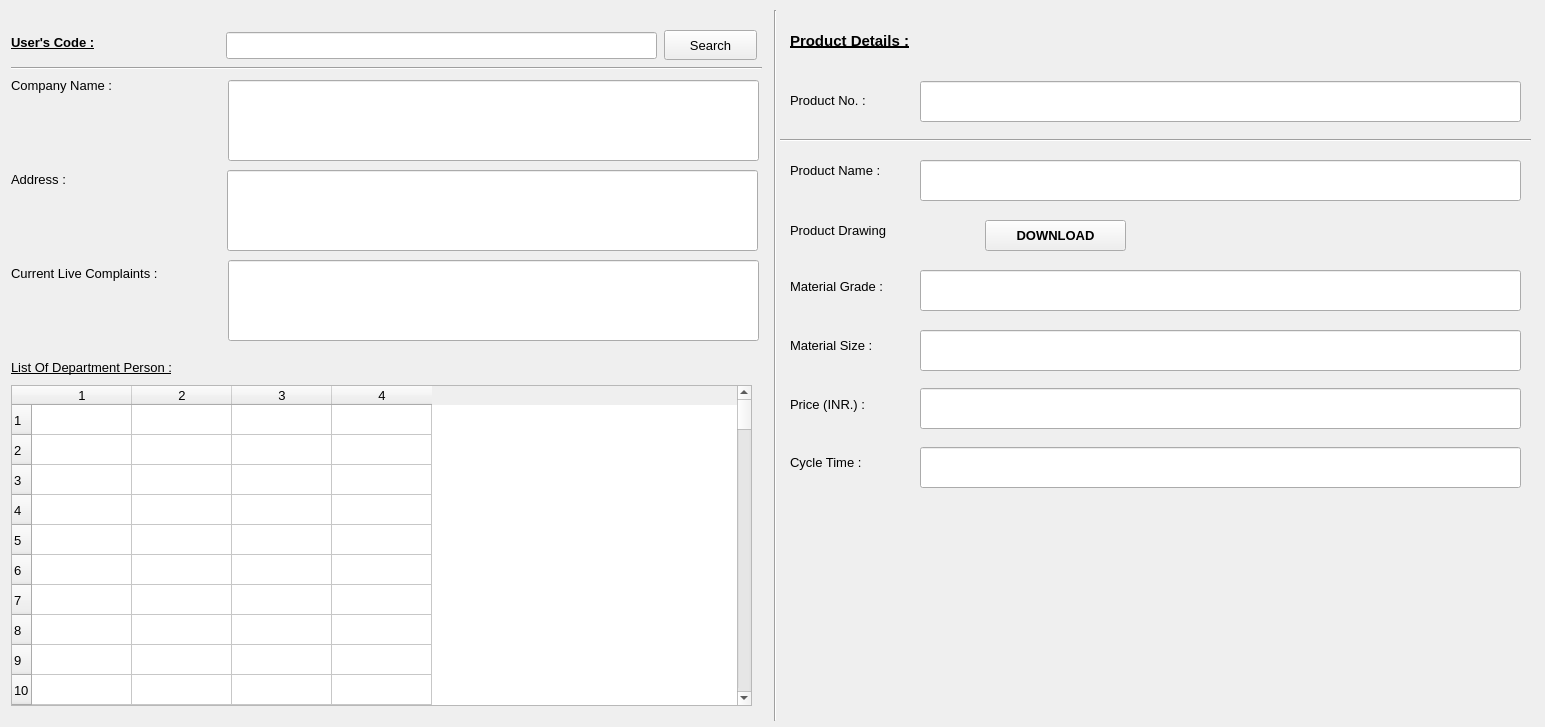
<?xml version="1.0" encoding="UTF-8"?>
<ui version="4.0">
 <class>SearchCusto</class>
 <widget class="QMainWindow" name="SearchCusto">
  <property name="geometry">
   <rect>
    <x>0</x>
    <y>0</y>
    <width>1545</width>
    <height>727</height>
   </rect>
  </property>
  <property name="minimumSize">
   <size>
    <width>1545</width>
    <height>727</height>
   </size>
  </property>
  <property name="maximumSize">
   <size>
    <width>1545</width>
    <height>727</height>
   </size>
  </property>
  <property name="windowTitle">
   <string>MainWindow</string>
  </property>
  <widget class="QWidget" name="centralwidget">
   <property name="font">
    <font>
     <pointsize>10</pointsize>
    </font>
   </property>
   <widget class="QLabel" name="label">
    <property name="geometry">
     <rect>
      <x>11</x>
      <y>32</y>
      <width>112</width>
      <height>21</height>
     </rect>
    </property>
    <property name="font">
     <font>
      <pointsize>10</pointsize>
      <weight>75</weight>
      <bold>true</bold>
      <underline>true</underline>
     </font>
    </property>
    <property name="text">
     <string>User's Code :</string>
    </property>
   </widget>
   <widget class="QLineEdit" name="lineEdit">
    <property name="geometry">
     <rect>
      <x>226</x>
      <y>32</y>
      <width>431</width>
      <height>27</height>
     </rect>
    </property>
   </widget>
   <widget class="Line" name="line">
    <property name="geometry">
     <rect>
      <x>11</x>
      <y>58</y>
      <width>751</width>
      <height>20</height>
     </rect>
    </property>
    <property name="orientation">
     <enum>Qt::Horizontal</enum>
    </property>
   </widget>
   <widget class="QLabel" name="label_2">
    <property name="geometry">
     <rect>
      <x>11</x>
      <y>75</y>
      <width>127</width>
      <height>21</height>
     </rect>
    </property>
    <property name="font">
     <font>
      <pointsize>10</pointsize>
     </font>
    </property>
    <property name="text">
     <string>Company Name :</string>
    </property>
   </widget>
   <widget class="QLabel" name="label_3">
    <property name="geometry">
     <rect>
      <x>11</x>
      <y>169</y>
      <width>71</width>
      <height>21</height>
     </rect>
    </property>
    <property name="font">
     <font>
      <pointsize>10</pointsize>
     </font>
    </property>
    <property name="text">
     <string>Address :</string>
    </property>
   </widget>
   <widget class="QLabel" name="label_4">
    <property name="geometry">
     <rect>
      <x>11</x>
      <y>263</y>
      <width>187</width>
      <height>21</height>
     </rect>
    </property>
    <property name="font">
     <font>
      <pointsize>10</pointsize>
     </font>
    </property>
    <property name="text">
     <string>Current Live Complaints :</string>
    </property>
   </widget>
   <widget class="QTableWidget" name="tableWidget">
    <property name="geometry">
     <rect>
      <x>11</x>
      <y>385</y>
      <width>741</width>
      <height>321</height>
     </rect>
    </property>
    <property name="sizePolicy">
     <sizepolicy hsizetype="Expanding" vsizetype="Expanding">
      <horstretch>0</horstretch>
      <verstretch>0</verstretch>
     </sizepolicy>
    </property>
    <property name="minimumSize">
     <size>
      <width>120</width>
      <height>50</height>
     </size>
    </property>
    <property name="rowCount">
     <number>99</number>
    </property>
    <property name="columnCount">
     <number>4</number>
    </property>
    <row/>
    <row/>
    <row/>
    <row/>
    <row/>
    <row/>
    <row/>
    <row/>
    <row/>
    <row/>
    <row/>
    <row/>
    <row/>
    <row/>
    <row/>
    <row/>
    <row/>
    <row/>
    <row/>
    <row/>
    <row/>
    <row/>
    <row/>
    <row/>
    <row/>
    <row/>
    <row/>
    <row/>
    <row/>
    <row/>
    <row/>
    <row/>
    <row/>
    <row/>
    <row/>
    <row/>
    <row/>
    <row/>
    <row/>
    <row/>
    <row/>
    <row/>
    <row/>
    <row/>
    <row/>
    <row/>
    <row/>
    <row/>
    <row/>
    <row/>
    <row/>
    <row/>
    <row/>
    <row/>
    <row/>
    <row/>
    <row/>
    <row/>
    <row/>
    <row/>
    <row/>
    <row/>
    <row/>
    <row/>
    <row/>
    <row/>
    <row/>
    <row/>
    <row/>
    <row/>
    <row/>
    <row/>
    <row/>
    <row/>
    <row/>
    <row/>
    <row/>
    <row/>
    <row/>
    <row/>
    <row/>
    <row/>
    <row/>
    <row/>
    <row/>
    <row/>
    <row/>
    <row/>
    <row/>
    <row/>
    <row/>
    <row/>
    <row/>
    <row/>
    <row/>
    <row/>
    <row/>
    <row/>
    <row/>
    <column/>
    <column/>
    <column/>
    <column/>
   </widget>
   <widget class="QLabel" name="label_5">
    <property name="geometry">
     <rect>
      <x>11</x>
      <y>357</y>
      <width>208</width>
      <height>21</height>
     </rect>
    </property>
    <property name="font">
     <font>
      <pointsize>10</pointsize>
      <underline>true</underline>
     </font>
    </property>
    <property name="text">
     <string>List Of Department Person :</string>
    </property>
   </widget>
   <widget class="Line" name="line_2">
    <property name="geometry">
     <rect>
      <x>11</x>
      <y>909</y>
      <width>16</width>
      <height>16</height>
     </rect>
    </property>
    <property name="orientation">
     <enum>Qt::Horizontal</enum>
    </property>
   </widget>
   <widget class="QPushButton" name="pushButton">
    <property name="geometry">
     <rect>
      <x>664</x>
      <y>30</y>
      <width>93</width>
      <height>30</height>
     </rect>
    </property>
    <property name="text">
     <string>Search</string>
    </property>
   </widget>
   <widget class="Line" name="line_3">
    <property name="geometry">
     <rect>
      <x>10</x>
      <y>10</y>
      <width>1531</width>
      <height>711</height>
     </rect>
    </property>
    <property name="orientation">
     <enum>Qt::Vertical</enum>
    </property>
   </widget>
   <widget class="QLabel" name="label_12">
    <property name="geometry">
     <rect>
      <x>790</x>
      <y>452</y>
      <width>92</width>
      <height>21</height>
     </rect>
    </property>
    <property name="text">
     <string>Cycle Time :</string>
    </property>
   </widget>
   <widget class="QLabel" name="label_11">
    <property name="geometry">
     <rect>
      <x>790</x>
      <y>394</y>
      <width>99</width>
      <height>21</height>
     </rect>
    </property>
    <property name="text">
     <string>Price (INR.) :</string>
    </property>
   </widget>
   <widget class="QToolButton" name="toolButton">
    <property name="geometry">
     <rect>
      <x>985</x>
      <y>220</y>
      <width>141</width>
      <height>31</height>
     </rect>
    </property>
    <property name="font">
     <font>
      <weight>75</weight>
      <bold>true</bold>
     </font>
    </property>
    <property name="text">
     <string>DOWNLOAD</string>
    </property>
   </widget>
   <widget class="QLineEdit" name="lineEdit_2">
    <property name="geometry">
     <rect>
      <x>228</x>
      <y>80</y>
      <width>531</width>
      <height>81</height>
     </rect>
    </property>
   </widget>
   <widget class="QLabel" name="label_9">
    <property name="geometry">
     <rect>
      <x>790</x>
      <y>276</y>
      <width>120</width>
      <height>21</height>
     </rect>
    </property>
    <property name="text">
     <string>Material Grade :</string>
    </property>
   </widget>
   <widget class="QLabel" name="label_6">
    <property name="geometry">
     <rect>
      <x>790</x>
      <y>90</y>
      <width>97</width>
      <height>21</height>
     </rect>
    </property>
    <property name="font">
     <font>
      <pointsize>10</pointsize>
     </font>
    </property>
    <property name="text">
     <string>Product No. :</string>
    </property>
   </widget>
   <widget class="QLabel" name="label_8">
    <property name="geometry">
     <rect>
      <x>790</x>
      <y>220</y>
      <width>128</width>
      <height>21</height>
     </rect>
    </property>
    <property name="text">
     <string>Product Drawing </string>
    </property>
   </widget>
   <widget class="QLabel" name="label_7">
    <property name="geometry">
     <rect>
      <x>790</x>
      <y>160</y>
      <width>115</width>
      <height>21</height>
     </rect>
    </property>
    <property name="font">
     <font>
      <pointsize>10</pointsize>
     </font>
    </property>
    <property name="text">
     <string>Product Name :</string>
    </property>
   </widget>
   <widget class="QLabel" name="label_10">
    <property name="geometry">
     <rect>
      <x>790</x>
      <y>335</y>
      <width>106</width>
      <height>21</height>
     </rect>
    </property>
    <property name="text">
     <string>Material Size :</string>
    </property>
   </widget>
   <widget class="Line" name="line_4">
    <property name="geometry">
     <rect>
      <x>780</x>
      <y>120</y>
      <width>751</width>
      <height>41</height>
     </rect>
    </property>
    <property name="orientation">
     <enum>Qt::Horizontal</enum>
    </property>
   </widget>
   <widget class="QLabel" name="label_13">
    <property name="geometry">
     <rect>
      <x>790</x>
      <y>30</y>
      <width>341</width>
      <height>21</height>
     </rect>
    </property>
    <property name="font">
     <font>
      <pointsize>11</pointsize>
      <weight>75</weight>
      <bold>true</bold>
      <underline>true</underline>
     </font>
    </property>
    <property name="text">
     <string>Product Details :</string>
    </property>
   </widget>
   <widget class="QLineEdit" name="lineEdit_3">
    <property name="geometry">
     <rect>
      <x>227</x>
      <y>170</y>
      <width>531</width>
      <height>81</height>
     </rect>
    </property>
   </widget>
   <widget class="QLineEdit" name="lineEdit_4">
    <property name="geometry">
     <rect>
      <x>228</x>
      <y>260</y>
      <width>531</width>
      <height>81</height>
     </rect>
    </property>
   </widget>
   <widget class="QLineEdit" name="lineEdit_5">
    <property name="geometry">
     <rect>
      <x>920</x>
      <y>81</y>
      <width>601</width>
      <height>41</height>
     </rect>
    </property>
   </widget>
   <widget class="QLineEdit" name="lineEdit_6">
    <property name="geometry">
     <rect>
      <x>920</x>
      <y>160</y>
      <width>601</width>
      <height>41</height>
     </rect>
    </property>
   </widget>
   <widget class="QLineEdit" name="lineEdit_7">
    <property name="geometry">
     <rect>
      <x>920</x>
      <y>270</y>
      <width>601</width>
      <height>41</height>
     </rect>
    </property>
   </widget>
   <widget class="QLineEdit" name="lineEdit_8">
    <property name="geometry">
     <rect>
      <x>920</x>
      <y>330</y>
      <width>601</width>
      <height>41</height>
     </rect>
    </property>
   </widget>
   <widget class="QLineEdit" name="lineEdit_9">
    <property name="geometry">
     <rect>
      <x>920</x>
      <y>388</y>
      <width>601</width>
      <height>41</height>
     </rect>
    </property>
   </widget>
   <widget class="QLineEdit" name="lineEdit_10">
    <property name="geometry">
     <rect>
      <x>920</x>
      <y>447</y>
      <width>601</width>
      <height>41</height>
     </rect>
    </property>
   </widget>
   <zorder>label_8</zorder>
   <zorder>line_3</zorder>
   <zorder>lineEdit_9</zorder>
   <zorder>label</zorder>
   <zorder>lineEdit</zorder>
   <zorder>line</zorder>
   <zorder>label_2</zorder>
   <zorder>label_3</zorder>
   <zorder>label_4</zorder>
   <zorder>tableWidget</zorder>
   <zorder>label_5</zorder>
   <zorder>line_2</zorder>
   <zorder>pushButton</zorder>
   <zorder>label_12</zorder>
   <zorder>label_11</zorder>
   <zorder>toolButton</zorder>
   <zorder>lineEdit_2</zorder>
   <zorder>label_9</zorder>
   <zorder>label_6</zorder>
   <zorder>label_7</zorder>
   <zorder>label_10</zorder>
   <zorder>line_4</zorder>
   <zorder>label_13</zorder>
   <zorder>lineEdit_3</zorder>
   <zorder>lineEdit_4</zorder>
   <zorder>lineEdit_5</zorder>
   <zorder>lineEdit_6</zorder>
   <zorder>lineEdit_7</zorder>
   <zorder>lineEdit_8</zorder>
   <zorder>lineEdit_10</zorder>
  </widget>
 </widget>
 <resources/>
 <connections/>
</ui>
